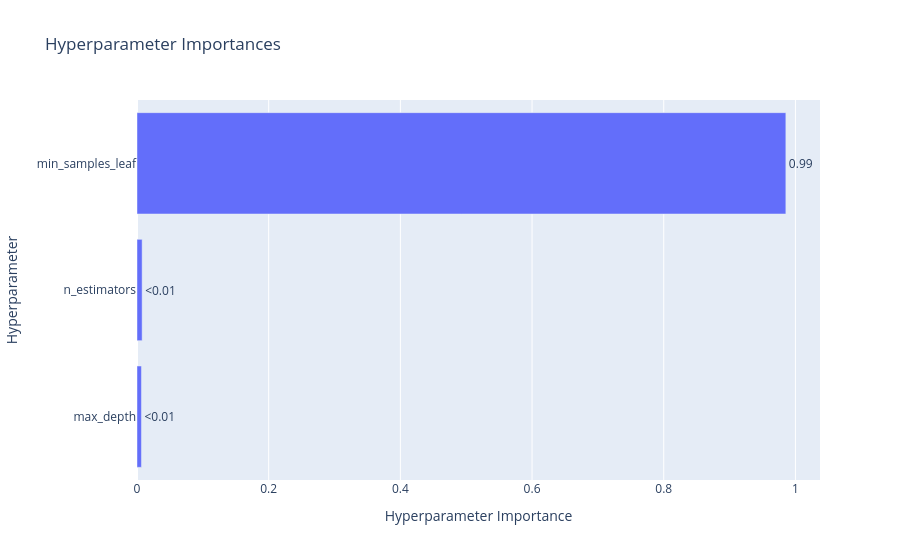

Source (notebook cell):
### Code cell
optuna.visualization.plot_param_importances(study, target_name="f1_score")

### Figure 1 — Plotly figure (JSON) as saved in the notebook; plotly's stock layout.template omitted (floating-point values rounded to 4 significant figures)
{"data": [{"cliponaxis": false, "hovertemplate": ["max_depth (IntDistribution): 0.006744508658969392<extra></extra>", "n_estimators (IntDistribution): 0.007792079312412959<extra></extra>", "min_samples_leaf (IntDistribution): 0.9854634120286176<extra></extra>"], "name": "f1_score", "orientation": "h", "text": ["<0.01", "<0.01", "0.99"], "textposition": "outside", "type": "bar", "x": [0.006745, 0.007792, 0.9855], "y": ["max_depth", "n_estimators", "min_samples_leaf"]}], "layout": {"title": {"text": "Hyperparameter Importances"}, "xaxis": {"title": {"text": "Hyperparameter Importance"}}, "yaxis": {"title": {"text": "Hyperparameter"}}}}
